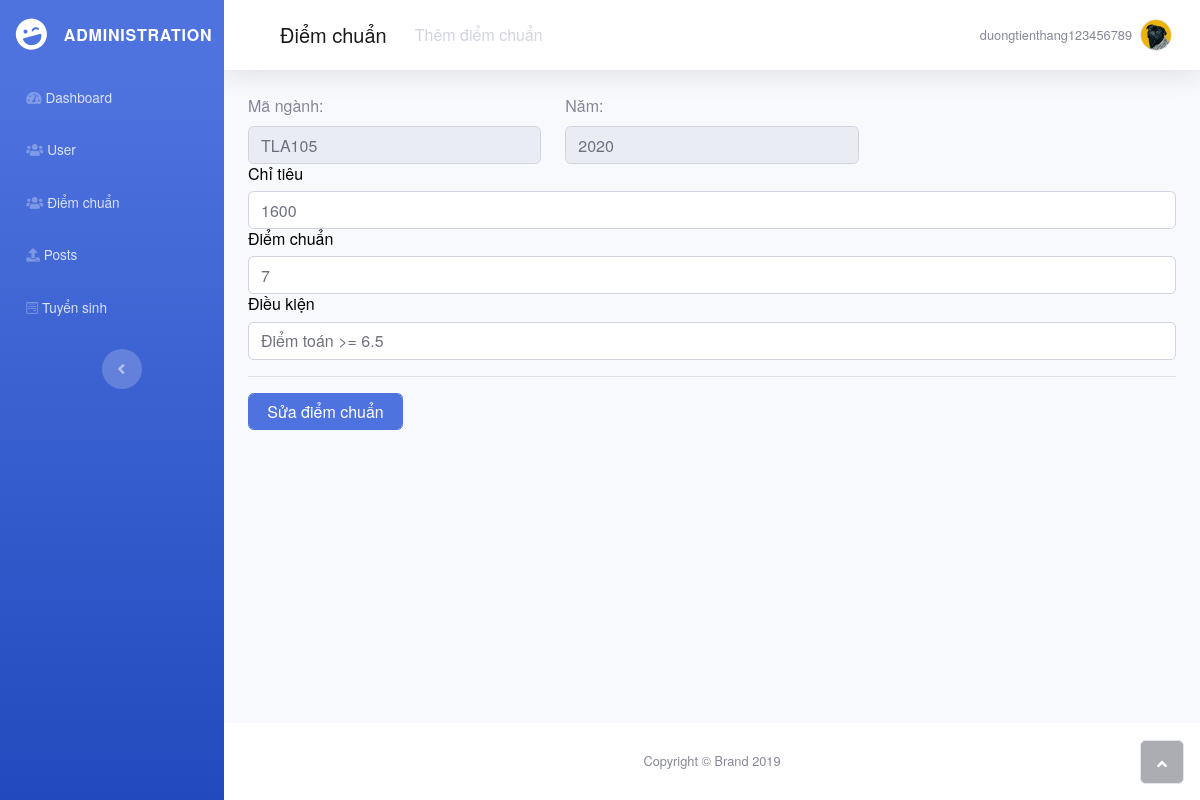
/suadiem.php?id=17&diem=1, run on the app's committed database.
### tables this page shows
CREATE TABLE `taikhoan` (
  `matk` int(2) NOT NULL,
  `tentk` varchar(50) NOT NULL,
  `email` varchar(50) NOT NULL,
  `matkhau` varchar(200) NOT NULL,
  `maquyen` tinyint(4) NOT NULL,
  `trangthai` tinyint(1) NOT NULL,
  `maxacnhan` varchar(100) NOT NULL
);

CREATE TABLE `diemchuan` (
  `madiem` int(11) NOT NULL,
  `diem` double NOT NULL,
  `dieukien` varchar(40) DEFAULT NULL,
  `chitieu` smallint(6) NOT NULL,
  `nam` smallint(6) NOT NULL,
  `manganh` varchar(10) NOT NULL
);

### suadiem.php (the view, shortened to what this page needs)
<?php
include("head.php");
$matk=$_GET['id'];
$madiem=$_GET['diem'];
require('connect.php');
$row = mysqli_fetch_assoc(mysqli_query($conn, "Select * from taikhoan where matk = '$matk'"));
?>
<body id="page-top">
    <div id="wrapper">
    <?php include("menu.php");?>
        <div class="d-flex flex-column" id="content-wrapper">
            <div id="content">
                <nav class="navbar navbar-light navbar-expand bg-white shadow mb-4 topbar static-top">
                    <div class="container-fluid"><button class="btn btn-link d-md-none rounded-circle mr-3" id="sidebarToggleTop" type="button"><i class="fas fa-bars"></i></button>
                        <nav class="navbar navbar-light navbar-expand-md">
                            <div class="container-fluid"><a class="navbar-brand" href="qldiemchuan.php?id=<?php echo $matk?>">Điểm chuẩn</a>
                                <div class="collapse navbar-collapse"
                                    id="navcol-2">
                                    <ul class="nav navbar-nav">
                                        <li class="nav-item" role="presentation"><a class="nav-link active" href="themdiem.php?id=<?php echo $matk?>">Thêm điểm chuẩn</a></li>
                                    </ul>
                                </div>
                            </div>
                        </nav>
                        <ul class="nav navbar-nav flex-nowrap ml-auto">
                            <li class="nav-item dropdown no-arrow" role="presentation">
                                <div class="nav-item dropdown no-arrow"><a class="dropdown-toggle nav-link" data-toggle="dropdown" aria-expanded="false" href="#"><span class="d-none d-lg-inline mr-2 text-gray-600 small"><?php echo $row['tentk']?></span><img class="border rounded-circle img-profile" src="images/avatar5.jpeg"></a>
                                </div>
                            </li>
                        </ul>
            </div>
            </nav>
            <form class="form-register" method="POST" action="xulysuadc.php?id=<?php echo $matk?>&diem=<?php echo $madiem?>">
                <div class="container-fluid">
                    <?php
                    $rowdiem = mysqli_fetch_assoc(mysqli_query($conn, "Select * from diemchuan where madiem = '$madiem'"));
                    ?>
                    <div class="row">
                        <div class="col-sm-4 col-12">
                            <label>Mã ngành:</label>
                            <input id ="manganh" name ="manganh" type="text" class="form-control" value="<?php echo $rowdiem['manganh']?>" required="" disabled="">
                        </div>
                        <div class="col-sm-4 col-12">
                            <label>Năm:</label>
                            <input name="nam" id="nam" type="number" max="2020" min="2010" class="form-control" value="<?php echo $rowdiem['nam']?>" required="" disabled="">
                        </div>
                    </div>
                    <h6 style="color: rgb(0,0,0);">Chỉ tiêu</h6>
                    <input type="number" max="5000" min="1000" class="form-control" name="chitieu" id="chitieu" required autofocus value="<?php echo $rowdiem['chitieu']?>">
                    <h6 style="color: rgb(0,0,0);">Điểm chuẩn</h6>
                    <input type="number" step="0.05" max="30" min="0" class="form-control" name="diemchuan" id="diemchuan" required autofocus value="<?php echo $rowdiem['diem']?>">
                    <h6 style="color: rgb(0,0,0);">Điều kiện</h6>
                    <input type="text"class="form-control" name="dieukien" id="dieukien" value="<?php echo $rowdiem['dieukien']?>">
                <hr><button class="btn btn-primary" type="submit"id="suatk" name="suatk" style="width: 155px;">Sửa điểm chuẩn</button></div>
            </form>
        </div>
        <footer class="bg-white sticky-footer">
            <div class="container my-auto">
                <div class="text-center my-auto copyright"><span>Copyright © Brand 2019</span></div>
            </div>
        </footer>
    </div><a class="border rounded d-inline scroll-to-top" href="#page-top"><i class="fas fa-angle-up"></i></a></div>
</body>
<?php
include("foot.php");
?>

### css/all.css (style rules this page uses)
.fa, .fas, .far, .fal, .fad, .fab { -moz-osx-font-smoothing: grayscale; -webkit-font-smoothing: antialiased; display: inline-block; font-style: normal; font-variant: normal; text-rendering: auto; line-height: 1; }
.fa-angle-up:before { content: "\f106"; }
.fa, .fas { font-family: 'Font Awesome 5 Free'; font-weight: 900; }

### login.css (style rules this page uses)
body { font-family: "HelveticaNeue", "Arial", sans-serif; }
a { color: #55b1df; text-decoration: none; }
input { transition: all 0.2s ease; }
button { width: 112px; height: 37px; -moz-border-radius: 19px; -webkit-border-radius: 19px; border-radius: 19px; -moz-background-clip: padding; -webkit-background-clip: padding-box; background-clip: padding-box; background-color: #55b1df; border: 1px solid #55b1df; border: none; color: #fff; font-weight: bold; }

### data on the page
taikhoan: tentk "duongtienthang123456789"
diemchuan: manganh "TLA105", nam "2020", chitieu "1600", diemchuan "7", dieukien "Điểm toán >= 6.5"
